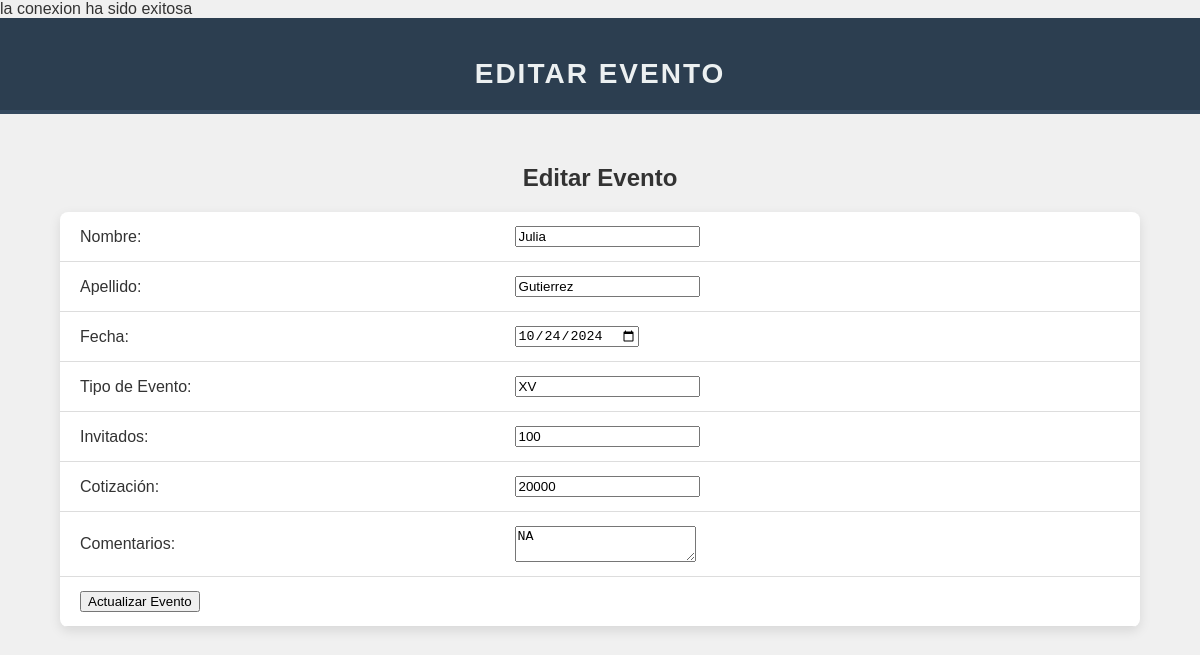
Page /php/editar.php?id=6 on the committed database.
### tables this page shows
CREATE TABLE `eventos` (
  `id` int(11) NOT NULL,
  `nombre` varchar(100) NOT NULL,
  `apellido` varchar(100) NOT NULL,
  `fecha` varchar(30) NOT NULL,
  `tipoevent` varchar(200) NOT NULL,
  `cantidadinvit` int(11) NOT NULL,
  `cotizacion` int(11) NOT NULL,
  `comentarios` varchar(500) NOT NULL
);

### php/editar.php (the view, shortened to what this page needs)
<?php
    include("abre.php");
    if (isset($_GET['id'])) {
        $id = $_GET['id'];
        $consulta = "SELECT * FROM eventos WHERE id = '$id'";
        $resultado = $conexion->query($consulta);
        $evento = $resultado->fetch_assoc();
    } else {
        echo "No se ha pasado ningún ID válido.";
        exit;
    }
?>
<!DOCTYPE html>
<html lang="en">
<link rel="stylesheet" href="../css/style.css">
<head>
</head>
<body>
    <header>
        <section id="espacio"></section>
        <section id="banner">Editar Evento</section>
    </header>
    <center>
        <h2>Editar Evento</h2>
        <form action="procesar_editar.php" method="POST">
            <table>
                <tr>
                    <td>Nombre:</td>
                    <td><input type="text" name="nombre" value="<?php echo $evento['nombre']; ?>" required></td>
                </tr>
                <tr>
                    <td>Apellido:</td>
                    <td><input type="text" name="apellido" value="<?php echo $evento['apellido']; ?>" required></td>
                </tr>
                <tr>
                    <td>Fecha:</td>
                    <td><input type="date" name="fecha" value="<?php echo $evento['fecha']; ?>" required></td>
                </tr>
                <tr>
                    <td>Tipo de Evento:</td>
                    <td><input type="text" name="tipoevent" value="<?php echo $evento['tipoevent']; ?>" required></td>
                </tr>
                <tr>
                    <td>Invitados:</td>
                    <td><input type="number" name="cantidadinvit" value="<?php echo $evento['cantidadinvit']; ?>" required></td>
                </tr>
                <tr>
                    <td>Cotización:</td>
                    <td><input type="number" name="cotizacion" value="<?php echo $evento['cotizacion']; ?>" required></td>
                </tr>
                <tr>
                    <td>Comentarios:</td>
                    <td><textarea name="comentarios" required><?php echo $evento['comentarios']; ?></textarea></td>
                </tr>
                <tr>
                    <td colspan="2">
                        <input type="submit" value="Actualizar Evento">
                    </td>
                </tr>
            </table>
        </form>
    </center>
</body>
</html>

### css/style.css (style rules this page uses)
body { font-family: 'Helvetica', sans-serif; background-color: #f0f0f0; color: #333; margin: 0; padding: 0; }
header { background-color: #2c3e50; color: white; padding: 20px 0; text-align: center; border-bottom: 4px solid #34495e; }
#banner { font-size: 28px; font-weight: bold; letter-spacing: 2px; text-transform: uppercase; color: #ecf0f1; }
table { margin-top: 20px; width: 90%; background-color: #ffffff; border-collapse: collapse; box-shadow: 0 4px 12px rgba(0, 0, 0, 0.1); border-radius: 8px; overflow: hidden; }
table th, table td { padding: 14px 20px; text-align: left; border-bottom: 1px solid #ddd; }
#espacio { height: 20px; }
center { margin-top: 50px; }

### rows in the picture
eventos: nombre "Julia", apellido "Gutierrez", fecha "10/24/2024", tipoevent "XV", cantidadinvit "100", cotizacion "20000", comentarios "NA"
